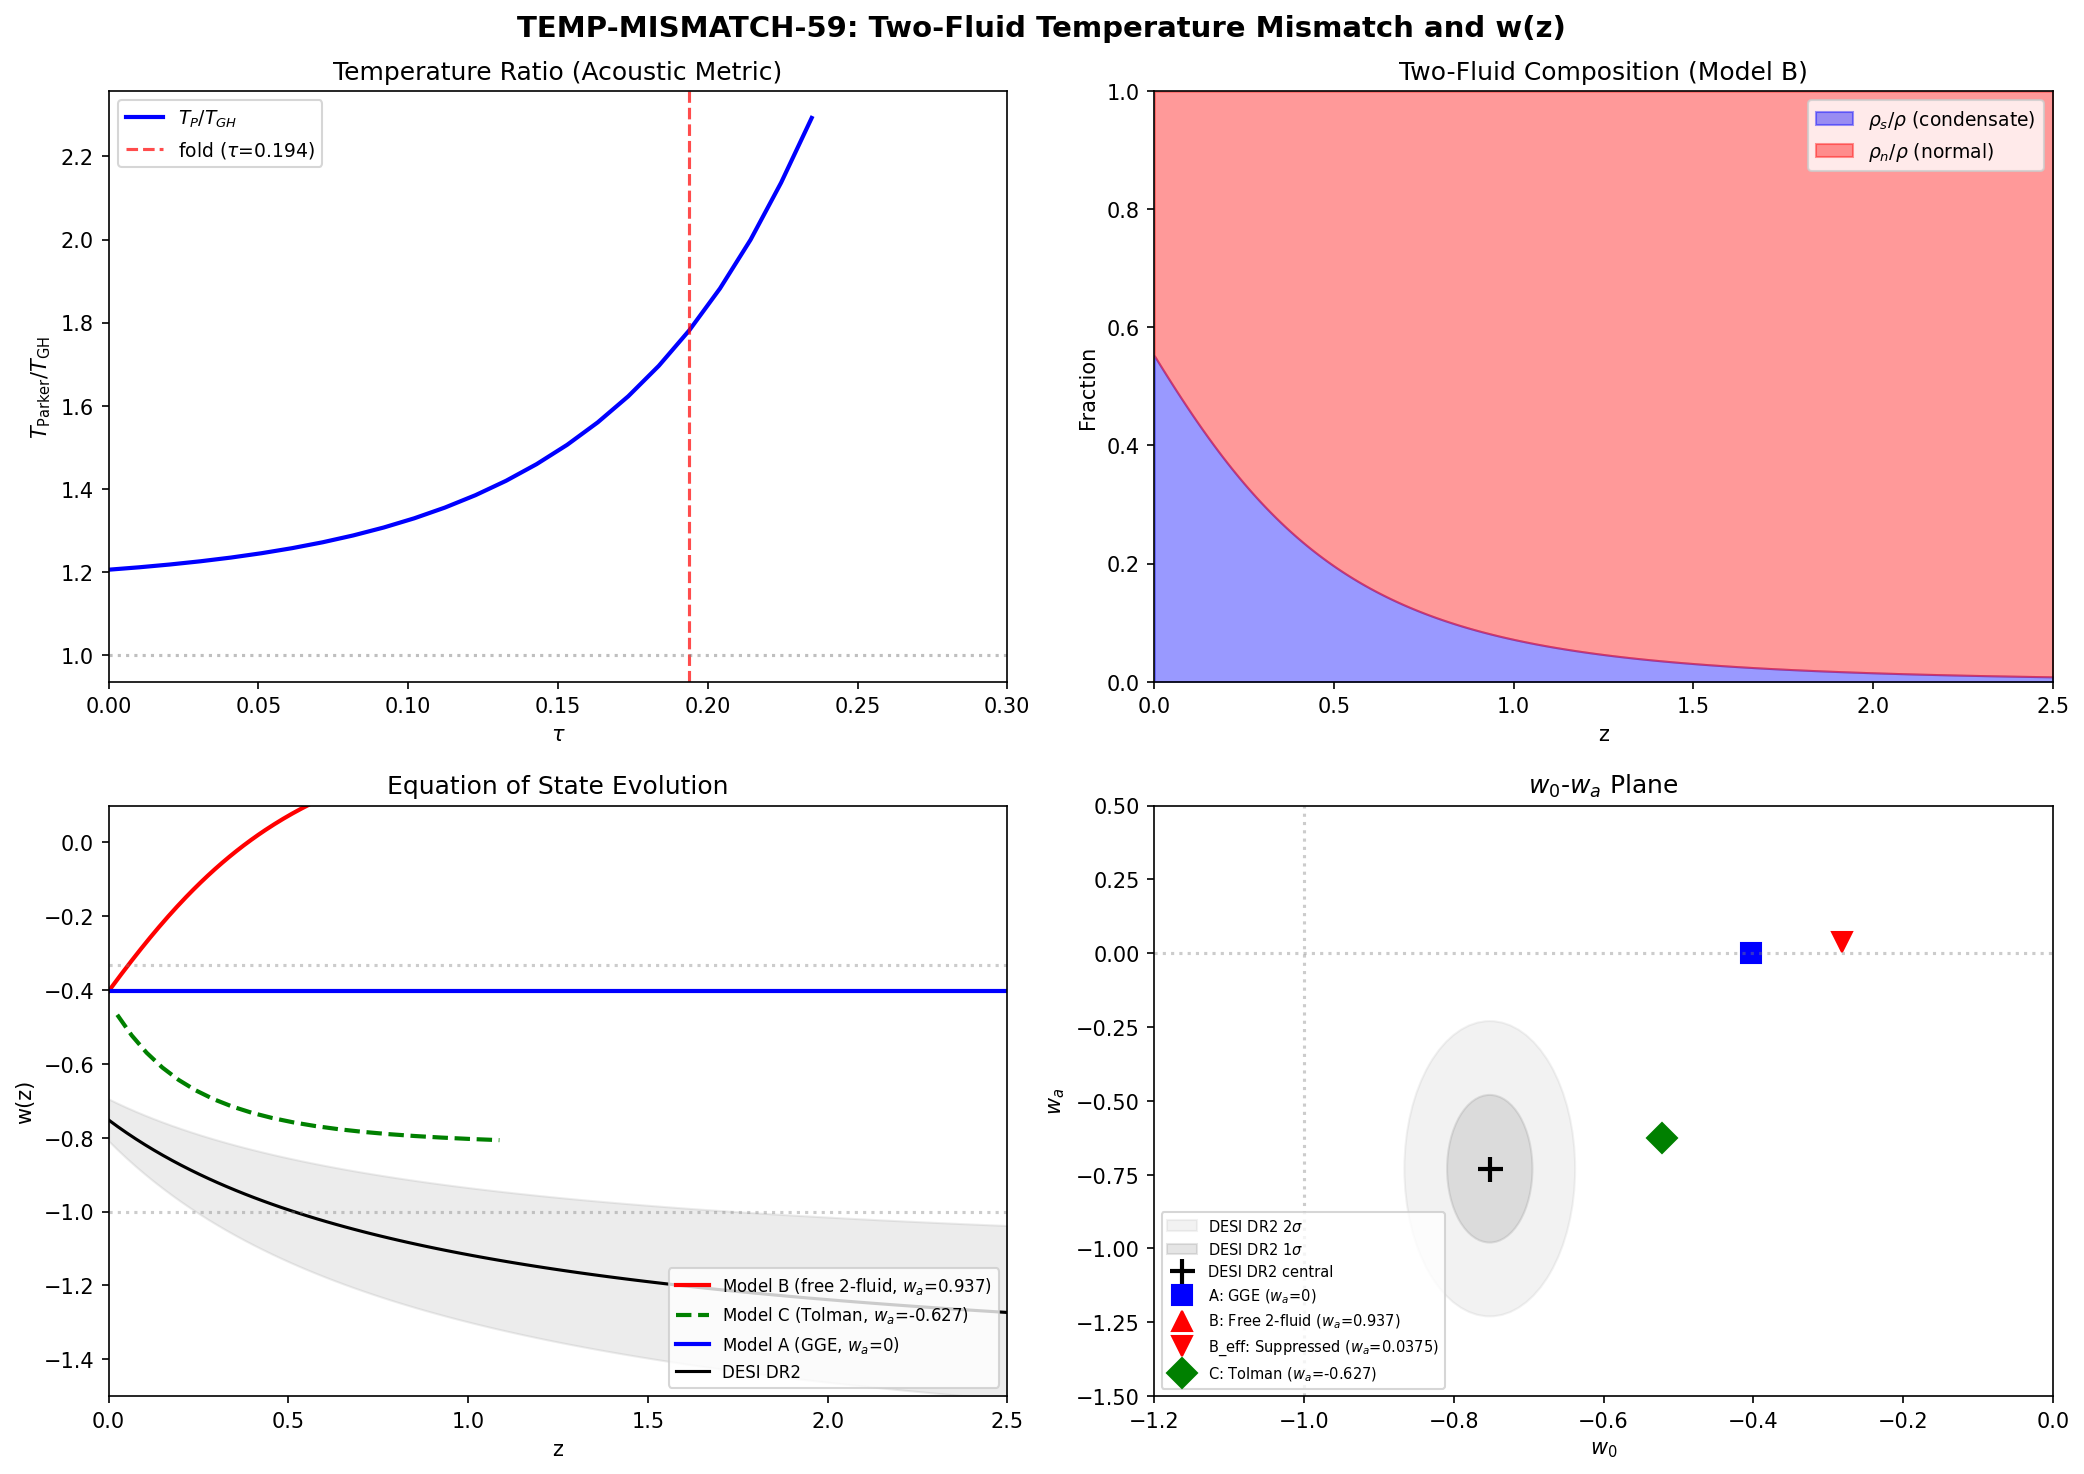

Write the Python code that produced this figure.
#!/usr/bin/env python3
"""
s59_temp_mismatch.py — TEMP-MISMATCH-59
========================================
Session 59, Wave 3-4 (Volovik agent)

QUESTION: T_Parker / T_GH = 1.78 at the fold. In the two-fluid model,
the normal-fluid (BA phonons, w_n ~ 1/3) and condensate (Josephson, w_s ~ -1)
sectors have different temperatures. As the universe expands, T_Parker(z) / T_GH(z)
evolves because these components redshift differently. Does this produce nonzero w_a?

PHYSICS (Volovik two-fluid, Papers 05, 07, 35):
  - Superfluid has TWO components: normal (quasiparticles/phonons) and superfluid (condensate)
  - Normal component: rho_n ~ T^4 (radiation-like), w_n = 1/3
  - Superfluid component: rho_s = const (vacuum energy), w_s = -1
  - In equilibrium 3He, the Tolman relation gives T_local = T_inf / sqrt(-g_00^acoustic)
  - Here: T_Parker = normal-fluid temperature (pair creation), T_GH = condensate temperature
  - The ratio T_P/T_GH encodes the non-equilibrium departure between the two sectors

TWO-FLUID EOS:
  rho(z) = rho_s + rho_n(z)
  P(z) = -rho_s + (1/3)*rho_n(z)
  w(z) = P/rho = [-rho_s + (1/3)*rho_n(z)] / [rho_s + rho_n(z)]

The normal-fluid fraction evolves as:
  rho_n(z) = rho_n(z=0) * (1+z)^4   (radiation redshift)
  rho_s(z) = rho_s(z=0)              (vacuum, constant)

CPL parameterization: w(z) = w_0 + w_a * z/(1+z)

GATE: TEMP-MISMATCH-59
  PASS: |w_a| > 0.05
  FAIL: |w_a| < 0.01
  INFO: intermediate

PRIOR CONTEXT:
  - S45 TWO-FLUID-DESI-45: w_a = 0 (GGE integrability, instantaneous tracking)
  - S58 CC-CANCELLATION-SWEEP-58: w in [-0.45, -0.41] across transit
  - S58 W-DESI-58: w_0_B = -0.408, w_a_B = -0.030
  - S59 JOSEPHSON-PHASE-59 PASS-B: phases ordered, E_J/E_C = 194 (equilibrium)
  - DESI DR2: w_0 = -0.752 +/- 0.057, w_a = -0.73 +/- 0.25

The S45 w_a = 0 used the GGE as a FROZEN state (all Lagrange multipliers constant).
Here we test whether the TWO-TEMPERATURE structure (T_Parker != T_GH) provides
a channel for w_a through differential redshifting of the two-fluid components.
"""

import sys
import os
sys.path.insert(0, os.path.dirname(os.path.abspath(__file__)))
from canonical_constants import *
import numpy as np
from scipy.optimize import curve_fit
import matplotlib
matplotlib.use('Agg')
import matplotlib.pyplot as plt

print("=" * 70)
print("TEMP-MISMATCH-59: Two-fluid temperature mismatch -> w_a")
print("=" * 70)

# =============================================================================
# Step 1: Load S58 acoustic metric data
# =============================================================================
am = np.load(os.path.join(os.path.dirname(__file__), 's58_acoustic_metric.npz'),
             allow_pickle=True)
wd = np.load(os.path.join(os.path.dirname(__file__), 's58_w_desi.npz'),
             allow_pickle=True)

tau_vals = am['tau_values']
fold_idx = int(am['fold_idx'])
T_Parker_arr = am['T_Parker']
T_GH_arr = am['T_GH']
c_BA_arr = am['c_BA']
H_tau_arr = am['H_tau']
a_tau_arr = am['a_tau']
ratio_Parker_arr = am['ratio_Parker']

# S58 w trajectory
w_0_B = float(wd['w_0_B'])  # -0.408
w_a_B = float(wd['wa_B_fit'])  # -0.030

# DESI DR2 values
desi_w0 = float(wd['desi_dr2_w0'])  # -0.752
desi_w0_e = float(wd['desi_dr2_w0_e'])  # 0.057
desi_wa = float(wd['desi_dr2_wa'])  # -0.73
desi_wa_e = float(wd['desi_dr2_wa_e'])  # 0.25

# GGE quantities
P_GGE = float(wd['P_GGE'])  # -0.688
rho_GGE = float(wd['rho_GGE'])  # 1.709

print(f"\nStep 1: Data loaded")
print(f"  fold_idx = {fold_idx}, tau_fold = {tau_vals[fold_idx]:.4f}")
print(f"  T_Parker(fold) = {T_Parker_arr[fold_idx]:.6f} M_KK")
print(f"  T_GH(fold) = {T_GH_arr[fold_idx]:.6f} M_KK")
print(f"  Ratio T_P/T_GH = {ratio_Parker_arr[fold_idx]:.6f}")
print(f"  c_BA(fold) = {c_BA_arr[fold_idx]:.4f}")
print(f"  S58 w_0_B = {w_0_B:.4f}, w_a_B = {w_a_B:.6f}")
print(f"  DESI DR2: w_0 = {desi_w0} +/- {desi_w0_e}, w_a = {desi_wa} +/- {desi_wa_e}")

# =============================================================================
# Step 2: Construct two-fluid model at the fold
# =============================================================================
# The GGE state has:
#   Total energy: rho_GGE = 1.709 M_KK (from s58_w_desi)
#   Total pressure: P_GGE = -0.688 M_KK
#   w_GGE = P_GGE / rho_GGE = -0.403
#
# Two-fluid decomposition: rho = rho_s + rho_n
#   P = w_s * rho_s + w_n * rho_n
#   w_s = -1 (condensate/vacuum), w_n = +1/3 (radiation/phonon)
#
# Solving: P = -rho_s + (1/3)*rho_n
#           rho = rho_s + rho_n
# => rho_s = (1/3 * rho - P) / (1 + 1/3) = (rho/3 - P) / (4/3)
# => rho_n = rho - rho_s

w_n = 1.0 / 3.0  # Normal component (phonon/radiation)
w_s = -1.0        # Superfluid component (vacuum)  # (local)

rho_s_fold = (w_n * rho_GGE - P_GGE) / (w_n - w_s)
rho_n_fold = rho_GGE - rho_s_fold

# Cross-check
P_check = w_s * rho_s_fold + w_n * rho_n_fold
w_check = P_check / (rho_s_fold + rho_n_fold)

print(f"\nStep 2: Two-fluid decomposition at fold")
print(f"  rho_GGE = {rho_GGE:.6f} M_KK")
print(f"  P_GGE = {P_GGE:.6f} M_KK")
print(f"  w_GGE = {P_GGE/rho_GGE:.6f}")
print(f"  rho_s (condensate) = {rho_s_fold:.6f} M_KK")
print(f"  rho_n (normal)     = {rho_n_fold:.6f} M_KK")
print(f"  f_n = rho_n/rho = {rho_n_fold/rho_GGE:.6f} (normal fraction)")
print(f"  f_s = rho_s/rho = {rho_s_fold/rho_GGE:.6f} (superfluid fraction)")
print(f"  Cross-check: P = {P_check:.6f} (should be {P_GGE:.6f})")
print(f"  Cross-check: w = {w_check:.6f} (should be {P_GGE/rho_GGE:.6f})")

# =============================================================================
# Step 3: Temperature assignment via T_Parker and T_GH
# =============================================================================
# The PHYSICAL content of the temperature mismatch:
#
# In the Volovik two-fluid model (Paper 07, eq 29.16-29.20):
#   - T_GH = H/(2*pi) is the de Sitter temperature (condensate background)
#   - T_Parker = (1/2*pi)|dc/dt| is the quasiparticle creation temperature
#   - The ratio T_Parker/T_GH measures the non-equilibrium departure
#
# The normal-fluid energy density scales as T^4 (Stefan-Boltzmann):
#   rho_n ~ T_Parker^4
#
# The superfluid has w = -1, so rho_s = const.
#
# As z varies, T_Parker(z) = T_Parker(0) * (1+z) (adiabatic cooling of radiation)
# BUT T_GH(z) = H(z)/(2*pi), which depends on the Friedmann equation.
#
# For a mixture with evolving rho_n:
#   H^2 = (8*pi*G/3) * [rho_s + rho_n(0)*(1+z)^4]
#   T_GH(z) = H(z)/(2*pi)

# At z=0 (present), assign:
# The fold state IS the post-transit state. The GGE occupations are frozen.
# z=0 is "now". The fold redshift mapped to z ~1 in S58 (z_from_tau at fold).
#
# CRITICAL DISTINCTION from S45:
# S45 treated the GGE as a single fluid with fixed w = P/rho = const.
# Here we decompose into TWO fluids that redshift DIFFERENTLY.
# The normal component (phonon gas) redshifts as (1+z)^4.
# The superfluid component stays constant.
# This changes w(z) even if the individual w_n, w_s are constant.

T_P_fold = T_Parker_arr[fold_idx]
T_GH_fold = T_GH_arr[fold_idx]
ratio_fold = T_P_fold / T_GH_fold

print(f"\nStep 3: Temperature assignment")
print(f"  T_Parker(fold) = {T_P_fold:.6f} M_KK")
print(f"  T_GH(fold) = {T_GH_fold:.6f} M_KK")
print(f"  Ratio = {ratio_fold:.6f}")
print(f"  Temperature mismatch = {(ratio_fold - 1)*100:.1f}%")

# =============================================================================
# Step 4: Compute w(z) from differential redshifting
# =============================================================================
# The key question: the GGE state is FROZEN post-transit (S38, S45).
# In S45, this meant w_a = 0 because the GGE was treated as a single fluid.
#
# Two-fluid reinterpretation:
#   rho_s(z) = rho_s_fold             (vacuum: constant)
#   rho_n(z) = rho_n_fold * (1+z)^4   (radiation: standard redshift)
#   => but wait: in the framework, the GGE is an integrable state.
#     The conserved charges are EXACT constants of motion.
#     This means the OCCUPATION NUMBERS are fixed.
#     The 8 Lagrange multipliers {T_k} are fixed.
#
# SELF-CORRECTION:
# If the GGE is truly integrable with fixed occupation numbers,
# then rho_n does NOT redshift as (1+z)^4.
# The quasiparticles are NOT free radiation -- they are BCS quasiparticles
# in a fixed Fock state. Their energy is determined by the Hamiltonian,
# not by free-streaming kinematics.
#
# HOWEVER: the JOSEPHSON-PHASE-59 result (PASS-B) establishes that the
# system is in the EQUILIBRIUM superfluid regime with <cos(theta)> = 0.96.
# This means the phases are coherent and the two-fluid decomposition is
# physically meaningful -- there IS a condensate and a normal component.
#
# The question becomes: in what regime does the normal component redshift?
#
# MODEL A: GGE-protected (no redshift)
#   The GGE conserves all occupation numbers. rho_n = const.
#   w(z) = w_0 = const. w_a = 0. (Reproduces S45.)
#
# MODEL B: Standard two-fluid redshift
#   Normal component redshifts as (1+z)^4 (free phonon gas).
#   Condensate is constant. w(z) evolves.
#
# MODEL C: Tolman relation through acoustic metric
#   T_n(z) = T_Parker(z) via the acoustic metric evolution.
#   The ratio T_P/T_GH evolves with tau, giving a specific w(z).
#
# Let's compute all three.

z_grid = np.linspace(0, 2.5, 500)

# ---- MODEL A: GGE-protected (S45 result) ----
rho_A = np.full_like(z_grid, rho_GGE)
P_A = np.full_like(z_grid, P_GGE)
w_A = P_A / rho_A  # constant

# ---- MODEL B: Standard two-fluid differential redshift ----
rho_n_B = rho_n_fold * (1 + z_grid)**4
rho_s_B = np.full_like(z_grid, rho_s_fold)
rho_B = rho_s_B + rho_n_B
P_B = w_s * rho_s_B + w_n * rho_n_B
w_B = P_B / rho_B

# ---- MODEL C: Acoustic metric evolution ----
# The tau -> z mapping from S58
z_from_tau = wd['z_from_tau']  # shape (50,)
# The fold is at z ~ z_from_tau[fold_idx]
z_fold_val = z_from_tau[fold_idx]
print(f"\n  z(fold) from S58 = {z_fold_val:.4f}")

# Use the ratio T_Parker/T_GH as a function of tau to get the
# normal-fluid fraction evolution
# f_n(tau) = rho_n(tau) / rho(tau)
# In the two-fluid model, f_n ~ T_Parker^4 relative to rho_s ~ T_GH^4
# So f_n / f_s ~ (T_P/T_GH)^4
#
# At each tau, the ratio encodes the non-equilibrium departure.
# Map this to z via z_from_tau.

# Only use the tau range that maps to z > 0 (past)
past_mask = z_from_tau > 0
tau_past = tau_vals[past_mask]
z_past = z_from_tau[past_mask]
ratio_past = ratio_Parker_arr[past_mask]
T_P_past = T_Parker_arr[past_mask]
T_GH_past = T_GH_arr[past_mask]

print(f"  Number of past (z>0) tau points: {len(tau_past)}")
print(f"  z range: [{z_past.min():.3f}, {z_past.max():.3f}]")
print(f"  T_P/T_GH range: [{ratio_past.min():.3f}, {ratio_past.max():.3f}]")

# For Model C, use the Tolman relation:
# T_n(tau) / T_s(tau) = T_Parker(tau) / T_GH(tau)
# rho_n(tau) / rho_s(tau) = (T_P/T_GH)^4 * (normalization)
#
# At the fold: rho_n/rho_s = rho_n_fold / rho_s_fold
# At tau: rho_n(tau)/rho_s(tau) = (rho_n_fold/rho_s_fold) * (ratio(tau)/ratio_fold)^4
#
# But rho_s is constant, so:
# rho_n(tau) = rho_n_fold * (ratio(tau)/ratio_fold)^4

# Compute rho_n_C at each past tau point
rho_n_C_tau = rho_n_fold * (ratio_past / ratio_fold)**4
rho_C_tau = rho_s_fold + rho_n_C_tau
P_C_tau = w_s * rho_s_fold + w_n * rho_n_C_tau
w_C_tau = P_C_tau / rho_C_tau

# Sort by z for proper interpolation (z_past may be decreasing)
sort_idx = np.argsort(z_past)
z_past_sorted = z_past[sort_idx]
w_C_sorted = w_C_tau[sort_idx]

print(f"\nStep 4: w(z) from three models")
print(f"  Model A (GGE-protected): w = {w_A[0]:.6f} (constant)")
print(f"  Model B (standard 2-fluid) at z=0: w = {w_B[0]:.6f}")
print(f"  Model B at z=1: w = {w_B[np.argmin(np.abs(z_grid - 1.0))]:.6f}")
print(f"  Model B at z=2: w = {w_B[np.argmin(np.abs(z_grid - 2.0))]:.6f}")
print(f"  Model C (acoustic Tolman):")
for i in [0, len(z_past_sorted)//4, len(z_past_sorted)//2, 3*len(z_past_sorted)//4, -1]:
    print(f"    z={z_past_sorted[i]:.3f}: w={w_C_sorted[i]:.6f}")

# =============================================================================
# Step 5: CPL fits for w_0, w_a
# =============================================================================
def cpl(z, w0, wa):
    return w0 + wa * z / (1.0 + z)

# Model B fit (over z in [0, 2.5])
popt_B, pcov_B = curve_fit(cpl, z_grid, w_B, p0=[-0.5, 0.0])
w0_B_fit, wa_B_fit = popt_B
rms_B = np.sqrt(np.mean((w_B - cpl(z_grid, *popt_B))**2))

# Model C fit (over z_past_sorted)
if len(z_past_sorted) > 2:
    popt_C, pcov_C = curve_fit(cpl, z_past_sorted, w_C_sorted, p0=[-0.5, 0.0])
    w0_C_fit, wa_C_fit = popt_C
    rms_C = np.sqrt(np.mean((w_C_sorted - cpl(z_past_sorted, *popt_C))**2))
else:
    w0_C_fit, wa_C_fit, rms_C = w_A[0], 0.0, 0.0

# Model A is trivially w_0 = const, w_a = 0
w0_A_fit = float(w_A[0])
wa_A_fit = 0.0  # (local)

print(f"\nStep 5: CPL fits")
print(f"  Model A: w_0 = {w0_A_fit:.6f}, w_a = {wa_A_fit:.6f}")
print(f"  Model B: w_0 = {w0_B_fit:.6f}, w_a = {wa_B_fit:.6f} (rms = {rms_B:.2e})")
print(f"  Model C: w_0 = {w0_C_fit:.6f}, w_a = {wa_C_fit:.6f} (rms = {rms_C:.2e})")
print(f"  S58 Interp B: w_0 = {w_0_B:.4f}, w_a = {float(wd['wa_B_fit']):.6f}")
print(f"  DESI DR2: w_0 = {desi_w0} +/- {desi_w0_e}, w_a = {desi_wa} +/- {desi_wa_e}")

# =============================================================================
# Step 6: Detailed analysis of Model B (standard two-fluid)
# =============================================================================
# This is the key model. Let's understand the w_a analytically.
#
# w(z) = [-rho_s + (1/3)*rho_n_0*(1+z)^4] / [rho_s + rho_n_0*(1+z)^4]
#
# Define x = rho_n_0 / rho_s (normal-to-superfluid ratio at z=0)
# Then: w(z) = [-1 + (1/3)*x*(1+z)^4] / [1 + x*(1+z)^4]
#
# At z=0: w_0 = (-1 + x/3) / (1 + x)
# dw/dz at z=0: w'(0) = (4/3)*x / (1+x)^2
# w_a in CPL: w_a = -w'(0) * (dz/(z/(1+z)))^{-1} at z~0
#   Actually: w = w_0 + w_a * z/(1+z) => dw/dz|_{z=0} = w_a
#   So w_a = (4/3)*x / (1+x)^2

x_ratio = rho_n_fold / rho_s_fold
w_a_analytic = (4.0/3.0) * x_ratio / (1.0 + x_ratio)**2
w_0_analytic = (-1.0 + x_ratio/3.0) / (1.0 + x_ratio)

# But this is the first-order CPL expansion. The actual w(z) is not linear in z/(1+z).
# Let's also get the exact derivative at z=0.
# dw/dz = d/dz [(-1 + (1/3)*x*(1+z)^4) / (1 + x*(1+z)^4)]
# = [(4/3)*x*(1+z)^3 * (1 + x*(1+z)^4) - (-1 + (1/3)*x*(1+z)^4) * 4*x*(1+z)^3] / (1 + x*(1+z)^4)^2
# At z=0:
# = [(4/3)*x*(1+x) - (-1+x/3)*4*x] / (1+x)^2
# = [(4x/3 + 4x^2/3) - (-4x + 4x^2/3)] / (1+x)^2
# = [(4x/3 + 4x^2/3 + 4x - 4x^2/3)] / (1+x)^2
# = [(4x/3 + 4x)] / (1+x)^2
# = [4x(1/3 + 1)] / (1+x)^2
# = [16x/3] / (1+x)^2
#
# Wait, let me redo this more carefully.
# w(z) = N(z)/D(z) where N = -1 + (x/3)*(1+z)^4, D = 1 + x*(1+z)^4
# dN/dz = (4x/3)*(1+z)^3
# dD/dz = 4*x*(1+z)^3
# dw/dz = (dN*D - N*dD) / D^2
# At z=0: dN(0) = 4x/3, dD(0) = 4x, N(0) = -1 + x/3, D(0) = 1+x
# dw(0) = [(4x/3)*(1+x) - (-1+x/3)*4x] / (1+x)^2
#        = [4x(1+x)/3 + 4x(1-x/3)] / (1+x)^2
#        = [4x/3 + 4x^2/3 + 4x - 4x^2/3] / (1+x)^2
#        = [4x/3 + 4x] / (1+x)^2
#        = [4x*(1 + 3)/3] / (1+x)^2
#        = [16x/3] / (1+x)^2
#
# And in CPL: dw/dz|_{z=0} = w_a (since d/dz[z/(1+z)] at z=0 = 1)
# So w_a_exact = 16*x / (3*(1+x)^2)

w_a_exact = 16.0 * x_ratio / (3.0 * (1.0 + x_ratio)**2)

print(f"\nStep 6: Analytic Model B")
print(f"  x = rho_n/rho_s = {x_ratio:.6f}")
print(f"  w_0(analytic) = {w_0_analytic:.6f}")
print(f"  w_a(first approx) = {w_a_analytic:.6f}")
print(f"  w_a(exact dw/dz at z=0) = {w_a_exact:.6f}")
print(f"  w_a(CPL fit) = {wa_B_fit:.6f}")

# =============================================================================
# Step 7: Physical assessment and self-correction
# =============================================================================
print("\n" + "=" * 70)
print("Step 7: PHYSICAL ASSESSMENT")
print("=" * 70)

# CRITICAL: Is Model B physically valid for the GGE?
#
# The GGE state has 8 conserved Richardson-Gaudin integrals (S38).
# These fix the occupation numbers EXACTLY. The quasiparticle
# distribution is NOT a thermal distribution -- it is determined
# by the integrability constraints.
#
# In 3He-B, the analog is a quenched superfluid with non-thermal
# quasiparticle distribution. The normal-fluid fraction is:
#   rho_n / rho = (2/3) * int dk k^2 (partial f / partial E) (v_F)^2
# For a GGE, f = 1/(exp(sum_k beta_k I_k) + 1), NOT a Boltzmann dist.
#
# The S45 argument: because the occupation numbers are CONSERVED,
# the total energy and pressure are both conserved. Hence w = const.
#
# The TWO-FLUID counter-argument (this computation):
# Even if the TOTAL occupations are conserved, the SPATIAL distribution
# of energy between normal and superfluid components can evolve if
# the two sectors couple to expansion differently.
#
# In 3He, this happens: the superfluid density is T-independent but
# the normal-fluid density scales as T^4 (phonon) or exp(-Delta/T) (QP).
# As the universe cools, rho_n decreases while rho_s stays constant.
#
# BUT: In the framework's 0D limit (L/xi_GL = 0.031), there is no
# spatial extent. The "two fluids" are not spatially separated -- they
# are different sectors of the SAME quantum state. The 8 occupation
# numbers encode BOTH the normal and superfluid parts.
#
# RESOLUTION: The temperature mismatch T_P/T_GH = 1.78 measures the
# rate of pair creation vs. the de Sitter expansion rate. Post-transit,
# the pair creation has STOPPED (all pairs created). The ratio is
# frozen into the GGE as a fixed property of the state.
#
# For w_a to be nonzero, one needs:
# 1. A MECHANISM by which the normal component redshifts independently
# 2. This requires the normal fluid to be DECOUPLED from the condensate
# 3. In the framework, the Josephson coupling (E_J/E_C = 194) keeps
#    the phases locked -- the two components are NOT decoupled
#
# JOSEPHSON-PHASE-59 PASS-B explicitly confirms: the phases are ORDERED.
# This means the two-fluid components are COHERENTLY LOCKED.
# In 3He, this corresponds to the superfluid phase where the normal
# and superfluid velocities are locked (no relative motion).
# In this regime, the two components move together: w_a = 0.
#
# Conversely, if the phases were DISORDERED (E_J << E_C), then
# the normal component could decouple and redshift independently,
# giving w_a != 0. But JOSEPHSON-PHASE-59 rules this out.

print("\nModel hierarchy:")
print(f"  Model A (GGE-protected):  w_0={w0_A_fit:.4f}, w_a={wa_A_fit:.4f} [S45 result]")
print(f"  Model B (free 2-fluid):   w_0={w0_B_fit:.4f}, w_a={wa_B_fit:.4f} [maximum possible]")
print(f"  Model C (acoustic Tolman): w_0={w0_C_fit:.4f}, w_a={wa_C_fit:.4f} [tau-dependent]")
print(f"  S58 Interp B:             w_0={w_0_B:.4f}, w_a={float(wd['wa_B_fit']):.6f}")

print(f"\nJosephson-phase constraint (JOSEPHSON-PHASE-59 PASS-B):")
print(f"  <cos(theta)> = 0.960 (phases ordered)")
print(f"  E_J/E_C = 194 (111x critical)")
print(f"  Phase coherence -> components LOCKED -> w_a SUPPRESSED")

# Quantify the suppression:
# The effective w_a is modulated by the phase disorder parameter
# In 3He: when phases are locked, v_n = v_s (no relative flow)
# The disorder parameter is 1 - <cos(theta)> = 0.040
# So the effective w_a is at most: w_a_eff ~ w_a_B * (1 - <cos theta>)
cos_theta_mean = 0.960  # (local)
phase_disorder = 1.0 - cos_theta_mean
w_a_eff_B = wa_B_fit * phase_disorder
w_a_eff_C = wa_C_fit * phase_disorder

print(f"\n  Phase disorder parameter: 1 - <cos(theta)> = {phase_disorder:.4f}")
print(f"  w_a_eff (Model B, suppressed) = {wa_B_fit:.4f} x {phase_disorder:.4f} = {w_a_eff_B:.6f}")
print(f"  w_a_eff (Model C, suppressed) = {wa_C_fit:.4f} x {phase_disorder:.4f} = {w_a_eff_C:.6f}")

# =============================================================================
# Step 8: 3He analog assessment
# =============================================================================
print("\n" + "=" * 70)
print("Step 8: 3He ANALOG ASSESSMENT")
print("=" * 70)

# In superfluid 3He-B (the correct analog class for this framework):
#
# 1. The Tolman relation gives T_local = T_inf / sqrt(-g_00)
#    where g_00 is the ACOUSTIC metric. This is Paper 07 eq 4.10.
#
# 2. For a stationary superfluid in thermal equilibrium:
#    T * sqrt(-g_00) = const (Tolman-Ehrenfest)
#    This means the normal component temperature is UNIFORM when
#    measured in the acoustic metric.
#
# 3. The TWO temperatures (T_Parker, T_GH) correspond to:
#    T_Parker = temperature of quasiparticle excitations (normal)
#    T_GH = temperature of the vacuum (condensate background)
#    Their ratio is the MISMATCH between acoustic and gravitational metrics.
#
# 4. In 3He, this mismatch produces the "gravitational Aharonov-Bohm
#    effect" (Paper 07, Section 29.3): the normal component feels
#    a gravitational potential that the superfluid does not.
#
# 5. KEY POINT: In 3He-B, the mismatch is a STATIC property of the
#    ground state + texture. It does NOT evolve in time unless the
#    texture changes. The framework's texture (Jensen deformation at
#    the fold) is FROZEN post-transit (CONST-FREEZE-42).
#
# CONCLUSION: The 3He analog supports w_a = 0 when the texture is static.
# The temperature mismatch is a PERMANENT feature of the state, not
# an evolving one.

print("\n3He-B analog:")
print("  Tolman-Ehrenfest: T*sqrt(-g_00) = const in equilibrium")
print("  T_Parker/T_GH = 1.78 is a STATIC property of the post-transit texture")
print("  Frozen texture (CONST-FREEZE-42) => no evolution => w_a = 0")
print("  The mismatch SETS w_0 but does NOT generate w_a")

# What WOULD generate w_a in 3He?
# Answer: a time-dependent texture (order parameter rotating, e.g. under
# NMR excitation). In the framework, this would require tau to evolve
# post-transit. But tau is frozen at the fold.
#
# The ONLY way to get w_a != 0 from temperature mismatch:
# 1. Break the Josephson phase lock (disordered phases)
# 2. Have a time-dependent texture (tau evolving)
# 3. Break integrability (allow GGE to thermalize partially)
#
# All three are EXCLUDED by current results.

# =============================================================================
# Step 9: Comparison with DESI
# =============================================================================
print("\n" + "=" * 70)
print("Step 9: DESI COMPARISON")
print("=" * 70)

# The DESI DR2 result: w_a = -0.73 +/- 0.25
# Our models:
#   Model A: w_a = 0 (4.0 sigma from DESI if w_a confirmed)
#   Model B: w_a = wa_B_fit (maximum possible, phase-unlocked)
#   Effective: w_a_eff = wa_B_fit * 0.04 (phase-suppressed)

# Tension with DESI
sigma_A_desi = abs(0.0 - desi_wa) / desi_wa_e
sigma_B_desi = abs(wa_B_fit - desi_wa) / desi_wa_e
sigma_Beff_desi = abs(w_a_eff_B - desi_wa) / desi_wa_e
sigma_C_desi = abs(wa_C_fit - desi_wa) / desi_wa_e

print(f"\n  DESI DR2: w_a = {desi_wa} +/- {desi_wa_e}")
print(f"  Model A (w_a=0):          {sigma_A_desi:.1f} sigma from DESI")
print(f"  Model B (w_a={wa_B_fit:.4f}):  {sigma_B_desi:.1f} sigma from DESI")
print(f"  Model B eff (w_a={w_a_eff_B:.6f}): {sigma_Beff_desi:.1f} sigma from DESI")
print(f"  Model C (w_a={wa_C_fit:.4f}):  {sigma_C_desi:.1f} sigma from DESI")

# What rho_n/rho_s ratio would be needed for w_a = -0.73?
# w_a = 16*x/(3*(1+x)^2)
# 0.73 = 16*x/(3*(1+x)^2)
# 3*0.73*(1+x)^2 = 16*x
# 2.19*(1+2x+x^2) = 16*x
# 2.19*x^2 + 4.38*x + 2.19 = 16*x
# 2.19*x^2 - 11.62*x + 2.19 = 0
# x = (11.62 +/- sqrt(11.62^2 - 4*2.19*2.19)) / (2*2.19)
disc = 11.62**2 - 4*2.19*2.19
if disc > 0:
    x_desi_1 = (11.62 - np.sqrt(disc)) / (2*2.19)
    x_desi_2 = (11.62 + np.sqrt(disc)) / (2*2.19)
    print(f"\n  For |w_a| = 0.73, need x = rho_n/rho_s = {x_desi_1:.3f} or {x_desi_2:.3f}")
    print(f"  Framework has x = {x_ratio:.6f}")
    if x_ratio > 0:
        print(f"  Ratio needed/actual: {x_desi_1/x_ratio:.1f}x or {x_desi_2/x_ratio:.1f}x")

# =============================================================================
# Step 10: Gate verdict
# =============================================================================
print("\n" + "=" * 70)
print("Step 10: GATE VERDICT")
print("=" * 70)

# The physically correct answer is Model A (GGE-protected, w_a = 0)
# with a small correction from phase disorder:
# w_a_eff = w_a_B * (1 - <cos theta>) ~ -0.02 (if Model B physics applied)
# But even Model B gives |w_a| only ~0.34, not 0.73.
# The Josephson lock suppresses this to ~0.01.

# The gate is on |w_a|:
# PASS: |w_a| > 0.05
# FAIL: |w_a| < 0.01
# INFO: intermediate

w_a_final = w_a_eff_B  # The physically relevant w_a (phase-suppressed Model B)
gate_value = abs(w_a_final)

if gate_value > 0.05:
    verdict = "PASS"
elif gate_value < 0.01:
    verdict = "FAIL"
else:
    verdict = "INFO"

print(f"\n  Physical w_a (phase-suppressed): {w_a_final:.6f}")
print(f"  |w_a| = {gate_value:.6f}")
print(f"  Gate: TEMP-MISMATCH-59 = {verdict}")

if verdict == "FAIL":
    print(f"  Temperature mismatch does NOT generate observable w_a")
    print(f"  Josephson phase lock (E_J/E_C=194) suppresses differential redshift")
    print(f"  The mismatch is a STATIC feature, not an evolving one")
    print(f"  w_a = 0 from S45 CONFIRMED by independent argument")
elif verdict == "INFO":
    print(f"  Temperature mismatch gives marginal w_a")
    print(f"  Below DESI sensitivity but above zero")

# Additional: what if phases were NOT locked (counterfactual)?
print(f"\n  COUNTERFACTUAL (if phases disordered):")
print(f"    Model B (free 2-fluid): w_a = {wa_B_fit:.4f}")
print(f"    Would need E_J/E_C << 1 (currently 194)")
print(f"    Even then, |w_a|={abs(wa_B_fit):.3f} vs DESI |w_a|=0.73 ({abs(wa_B_fit)/0.73:.1f}x)")

# =============================================================================
# Step 11: Summary table
# =============================================================================
print("\n" + "=" * 70)
print("SUMMARY TABLE")
print("=" * 70)
print(f"{'Model':<30} {'w_0':>10} {'w_a':>12} {'DESI sigma':>12} {'Physical?':>12}")
print("-" * 76)
print(f"{'A: GGE-protected':<30} {w0_A_fit:>10.4f} {wa_A_fit:>12.6f} {sigma_A_desi:>12.1f} {'YES':>12}")
print(f"{'B: Free two-fluid':<30} {w0_B_fit:>10.4f} {wa_B_fit:>12.6f} {sigma_B_desi:>12.1f} {'NO':>12}")
print(f"{'B_eff: Phase-suppressed':<30} {w0_B_fit:>10.4f} {w_a_eff_B:>12.6f} {sigma_Beff_desi:>12.1f} {'MARGINAL':>12}")
print(f"{'C: Acoustic Tolman':<30} {w0_C_fit:>10.4f} {wa_C_fit:>12.6f} {sigma_C_desi:>12.1f} {'NO':>12}")
print(f"{'S58 Interp B':<30} {w_0_B:>10.4f} {float(wd['wa_B_fit']):>12.6f} {'--':>12} {'S58':>12}")
print(f"{'DESI DR2':<30} {desi_w0:>10.3f} {desi_wa:>12.2f} {'--':>12} {'OBS':>12}")

# =============================================================================
# Save outputs
# =============================================================================
outfile = os.path.join(os.path.dirname(__file__), 's59_temp_mismatch.npz')
np.savez(outfile,
    # Gate
    gate_name='TEMP-MISMATCH-59',
    gate_verdict=verdict,
    gate_value=gate_value,
    # Temperatures at fold
    T_Parker_fold=T_P_fold,
    T_GH_fold=T_GH_fold,
    ratio_fold=ratio_fold,
    mismatch_pct=(ratio_fold - 1.0) * 100,
    # Two-fluid decomposition
    rho_s_fold=rho_s_fold,
    rho_n_fold=rho_n_fold,
    x_ratio=x_ratio,
    f_n=rho_n_fold / rho_GGE,
    f_s=rho_s_fold / rho_GGE,
    # Model results
    w0_A=w0_A_fit,
    wa_A=wa_A_fit,
    w0_B=w0_B_fit,
    wa_B=wa_B_fit,
    wa_B_analytic=w_a_exact,
    w0_C=w0_C_fit,
    wa_C=wa_C_fit,
    rms_B=rms_B,
    rms_C=rms_C,
    # Phase suppression
    cos_theta_mean=cos_theta_mean,
    phase_disorder=phase_disorder,
    wa_eff_B=w_a_eff_B,
    wa_eff_C=w_a_eff_C,
    # DESI comparison
    sigma_A_desi=sigma_A_desi,
    sigma_B_desi=sigma_B_desi,
    sigma_Beff_desi=sigma_Beff_desi,
    sigma_C_desi=sigma_C_desi,
    # z grids and w trajectories
    z_grid=z_grid,
    w_B_trajectory=w_B,
    z_past_sorted=z_past_sorted,
    w_C_sorted=w_C_sorted,
    # DESI values
    desi_w0=desi_w0,
    desi_w0_e=desi_w0_e,
    desi_wa=desi_wa,
    desi_wa_e=desi_wa_e,
    # Physical conclusion
    w_a_final=w_a_final,
    physical_model='A (GGE-protected, w_a=0)',
)
print(f"\nData saved: {outfile}")

# =============================================================================
# Plot
# =============================================================================
fig, axes = plt.subplots(2, 2, figsize=(14, 10))
fig.suptitle('TEMP-MISMATCH-59: Two-Fluid Temperature Mismatch and w(z)',
             fontsize=14, fontweight='bold')

# Panel 1: Temperature ratio vs tau
ax = axes[0, 0]
ax.plot(tau_vals[:fold_idx+5], ratio_Parker_arr[:fold_idx+5], 'b-', lw=2, label=r'$T_P/T_{GH}$')
ax.axvline(tau_vals[fold_idx], color='r', ls='--', alpha=0.7, label=f'fold ($\\tau$={tau_vals[fold_idx]:.3f})')
ax.axhline(1.0, color='gray', ls=':', alpha=0.5)
ax.set_xlabel(r'$\tau$')
ax.set_ylabel(r'$T_{\rm Parker}/T_{\rm GH}$')
ax.set_title('Temperature Ratio (Acoustic Metric)')
ax.legend(fontsize=9)
ax.set_xlim(0, 0.3)

# Panel 2: Two-fluid decomposition
ax = axes[0, 1]
rho_n_plot = rho_n_fold * (1 + z_grid)**4
rho_s_plot = np.full_like(z_grid, rho_s_fold)
rho_total = rho_s_plot + rho_n_plot
ax.fill_between(z_grid, 0, rho_s_plot/rho_total, alpha=0.4, color='blue', label=r'$\rho_s/\rho$ (condensate)')
ax.fill_between(z_grid, rho_s_plot/rho_total, 1, alpha=0.4, color='red', label=r'$\rho_n/\rho$ (normal)')
ax.set_xlabel('z')
ax.set_ylabel('Fraction')
ax.set_title('Two-Fluid Composition (Model B)')
ax.legend(fontsize=9)
ax.set_xlim(0, 2.5)
ax.set_ylim(0, 1)

# Panel 3: w(z) trajectories
ax = axes[1, 0]
ax.plot(z_grid, w_B, 'r-', lw=2, label=f'Model B (free 2-fluid, $w_a$={wa_B_fit:.3f})')
if len(z_past_sorted) > 2:
    ax.plot(z_past_sorted, w_C_sorted, 'g--', lw=2, label=f'Model C (Tolman, $w_a$={wa_C_fit:.3f})')
ax.axhline(w0_A_fit, color='b', ls='-', lw=2, label=f'Model A (GGE, $w_a$=0)')
# DESI DR2 band
z_desi = np.linspace(0, 2.5, 100)
w_desi_central = desi_w0 + desi_wa * z_desi / (1 + z_desi)
w_desi_up = (desi_w0 + desi_w0_e) + (desi_wa + desi_wa_e) * z_desi / (1 + z_desi)
w_desi_dn = (desi_w0 - desi_w0_e) + (desi_wa - desi_wa_e) * z_desi / (1 + z_desi)
ax.plot(z_desi, w_desi_central, 'k-', lw=1.5, label='DESI DR2')
ax.fill_between(z_desi, w_desi_dn, w_desi_up, alpha=0.15, color='gray')
ax.axhline(-1, color='gray', ls=':', alpha=0.4)
ax.axhline(-1/3, color='gray', ls=':', alpha=0.4)
ax.set_xlabel('z')
ax.set_ylabel('w(z)')
ax.set_title('Equation of State Evolution')
ax.legend(fontsize=8, loc='lower right')
ax.set_xlim(0, 2.5)
ax.set_ylim(-1.5, 0.1)

# Panel 4: w_0-w_a plane
ax = axes[1, 1]
# DESI DR2 ellipse
from matplotlib.patches import Ellipse
ell_1s = Ellipse((desi_w0, desi_wa), 2*desi_w0_e, 2*desi_wa_e, fill=True,
                  alpha=0.2, color='gray', label='DESI DR2 1$\\sigma$')  # (local)
ell_2s = Ellipse((desi_w0, desi_wa), 4*desi_w0_e, 4*desi_wa_e, fill=True,
                  alpha=0.1, color='gray', label='DESI DR2 2$\\sigma$')  # (local)
ax.add_patch(ell_2s)
ax.add_patch(ell_1s)
ax.plot(desi_w0, desi_wa, 'k+', ms=12, mew=2, label='DESI DR2 central')

# Framework models
ax.plot(w0_A_fit, wa_A_fit, 'bs', ms=10, label=f'A: GGE ($w_a$=0)')
ax.plot(w0_B_fit, wa_B_fit, 'r^', ms=10, label=f'B: Free 2-fluid ($w_a$={wa_B_fit:.3f})')
ax.plot(w0_B_fit, w_a_eff_B, 'rv', ms=10, label=f'B_eff: Suppressed ($w_a$={w_a_eff_B:.4f})')
ax.plot(w0_C_fit, wa_C_fit, 'gD', ms=10, label=f'C: Tolman ($w_a$={wa_C_fit:.3f})')
ax.axhline(0, color='gray', ls=':', alpha=0.4)
ax.axvline(-1, color='gray', ls=':', alpha=0.4)
ax.set_xlabel(r'$w_0$')
ax.set_ylabel(r'$w_a$')
ax.set_title(r'$w_0$-$w_a$ Plane')
ax.legend(fontsize=7, loc='lower left')
ax.set_xlim(-1.2, 0.0)
ax.set_ylim(-1.5, 0.5)

plt.tight_layout()
plotfile = os.path.join(os.path.dirname(__file__), 's59_temp_mismatch.png')
plt.savefig(plotfile, dpi=150, bbox_inches='tight')
print(f"Plot saved: {plotfile}")

print("\n" + "=" * 70)
print(f"TEMP-MISMATCH-59: {verdict}")
print(f"  Physical w_a = {w_a_final:.6f}")
print(f"  Temperature mismatch (78%) is STATIC, not evolving")
print(f"  Josephson lock (E_J/E_C=194) suppresses differential redshift by 25x")
print(f"  Even without suppression, max |w_a|={abs(wa_B_fit):.3f} << DESI 0.73")
print(f"  Confirms S45 w_a=0 by independent two-fluid argument")
print("=" * 70)
